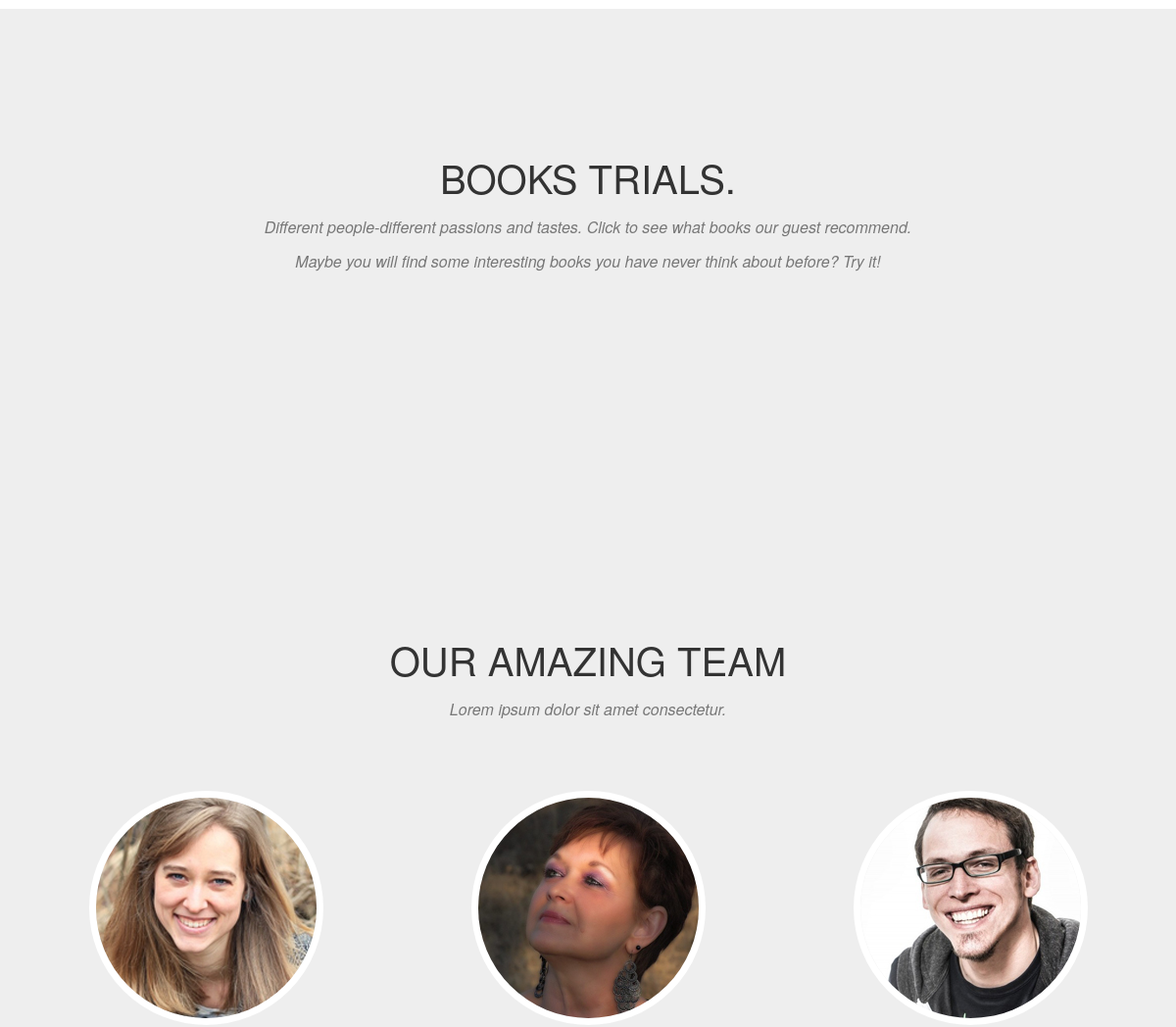
/ (middle part), run on an earlier commit of the app's database.
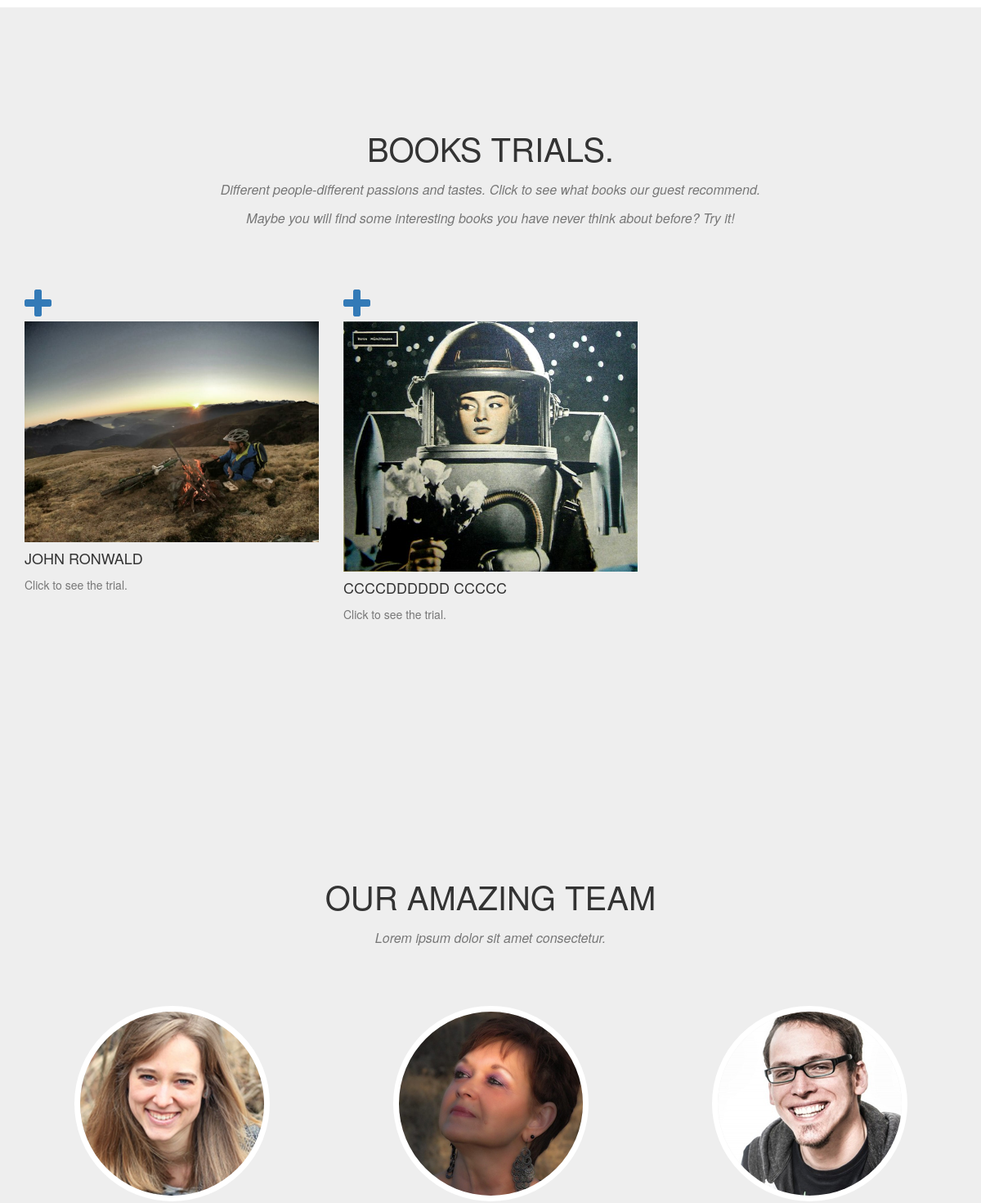
And on a later commit of the database.
### tables this page shows
CREATE TABLE books
                  (id INTEGER PRIMARY KEY, p_name text, p_surname text, p_desc text, p_img text, path_status text, path_desc text, b1_title text, b1_author text, b1_img text, b1_desc text, b2_title text, b2_author text, b2_img text, b2_desc text, b3_title text, b3_author text, b3_img text, b3_desc text, b4_title text, b4_author text, b4_img text, b4_desc text, b5_title text, b5_author text, b5_img text, b5_desc text);

### insert2.py (the view, shortened to what this page needs)
@app.route('/', methods=('GET', 'POST'))
def root():
    msg = None
    connection = sqlite3.connect("books.db")
    connection.row_factory = sqlite3.Row
    paths6 = connection.cursor().execute("SELECT * FROM books WHERE path_status = 2 ORDER BY id DESC LIMIT 6").fetchall()
    connection.close()
    connection = sqlite3.connect("books.db")
    connection.row_factory = sqlite3.Row
    new = connection.cursor().execute("SELECT * FROM new ORDER BY id DESC LIMIT 3").fetchall()
    connection.close()
    return render_template("index.html", paths6 = paths6, msg=msg, new=new)

### templates/index.html (shortened to what this page needs)
{%extends "base.html"%}
{%block content%}
    <section id="new">
    </section>
    <section id="paths" class="bg-light-gray">
        <div class="container">
            <div class="row">
                <div class="col-lg-12 text-center">
                    <h2 class="section-heading">Books trials.</h2>
                    <h3 class="section-subheading text-muted">Different people-different passions and tastes. Click to see what books our guest recommend.<br><br>
					Maybe you will find some interesting books you have never think about before? Try it!</h3>
                </div>
            </div>
            <div class="row">
			{% for row in paths6 %}
                <div class="col-md-4 col-sm-6 portfolio-item">
                    <a href="/view/{{ row['id'] }}" class="portfolio-link" data-toggle="modal">
                        <div class="portfolio-hover">
                            <div class="portfolio-hover-content">
                                <i class="fa fa-plus fa-3x"></i>
                            </div>
                        </div>
                        <img src="http://localhost:5000/static/uploads/{{ row['p_img'] }}" class="img-responsive" alt="">
                    </a>
                    <div class="portfolio-caption">
                        <h4>{{ row['p_name'] }} {{ row['p_surname'] }}</h4>
                        <p class="text-muted">Click to see the trial.</p>
                    </div>
                </div>
				{%  endfor %}
            </div>
        </div>
    </section>
    <section id="team" class="bg-light-gray">
        <div class="container">
            <div class="row">
                <div class="col-lg-12 text-center">
                    <h2 class="section-heading">Our Amazing Team</h2>
                    <h3 class="section-subheading text-muted">Lorem ipsum dolor sit amet consectetur.</h3>
                </div>
            </div>
            <div class="row">
                <div class="col-sm-4">
                    <div class="team-member">
                        <img src="http://localhost:5000/static/img/team/1a.jpg" class="img-responsive img-circle" alt="team member Ela Johnson">
                    </div>
                </div>
                <div class="col-sm-4">
                    <div class="team-member">
                        <img src="http://localhost:5000/static/img/team/2a.jpg" class="img-responsive img-circle" alt="team member Maria Wargas">
                    </div>
                </div>
                <div class="col-sm-4">
                    <div class="team-member">
                        <img src="http://localhost:5000/static/img/team/3a.jpg" class="img-responsive img-circle" alt="team member Sam Robertson">
                    </div>
                </div>
            </div>
        </div>
    </section>
{%endblock%}

What changed in the data, as far as the page shows it:
now on this page (row edited): books: p_img (picture), p_name "JOHN", p_surname "RONWALD"
now on this page (row edited): books: p_img (picture), p_name "CCCCDDDDDD", p_surname "CCCCC"
